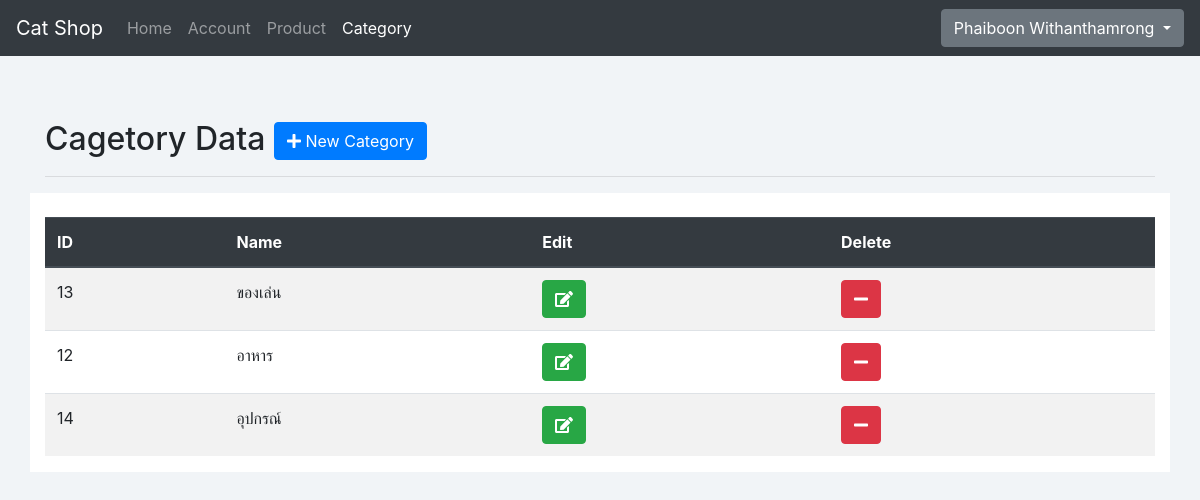
The page /auth/category.php (signed in) on the database its author committed.
### tables this page shows
CREATE TABLE `account` (
  `id` int(3) NOT NULL,
  `username` varchar(20) NOT NULL,
  `password` varchar(20) NOT NULL,
  `firstname` varchar(30) NOT NULL,
  `lastname` varchar(30) NOT NULL,
  `type` int(1) NOT NULL
);

CREATE TABLE `category` (
  `catId` int(11) NOT NULL,
  `catName` varchar(20) NOT NULL
);

### auth/config/islogged.php (called while the page is built, shortened)
<?php
  require_once("connect.php");
  $id = $_SESSION['id'];
  if ($id) {
    $sql = "SELECT * FROM account WHERE account.id = '$id'";
    $qry = mysqli_query($conn, $sql);
    $data = mysqli_fetch_array($qry);
    $rows = mysqli_num_rows($qry);
    $type = $data['type'];
    if ($type != 0 || $rows != 1) {
      echo "<meta http-equiv='refresh' content='0; url=./login.php'>";
    } else
    $fullname = $data['firstname'] . ' ' .$data['lastname'];
  } else {
    echo "<meta http-equiv='refresh' content='0; url=./login.php'>";
  }
?>

### auth/pages/category.page.php (the view)
<?php
  $sql = "SELECT * FROM category";
  $qry = mysqli_query($conn, $sql);
?>
<div class="container pt-3 fade-in">
  <h2>Cagetory Data <a href="category_new.php" class="btn btn-primary"><i class="fas fa-plus"></i> New Category</a>
  </h2>
  <hr>
  <div class="row bg-white pt-4 mb-5">
    <div class="col-12">
      <table class="table table-striped">
        <thead class="thead-dark">
          <th>ID</th>
          <th>Name</th>
          <th>Edit</th>
          <th>Delete</th>
        </thead>
        <tbody>
          <?php
            while ($data = mysqli_fetch_array($qry)) {
              $linkEdit = 'category_edit.php?catId=' .$data['catId'];
              $linkDel = './controllers/category_del.controller.php?catId=' .$data['catId'];
              echo "
                <tr>
                  <td>$data[catId]</td>
                  <td>$data[catName]</td>
                  <td><a href='$linkEdit' class='btn btn-success'><i class='fas fa-edit'></i></a></td>
                  <td><button class='btn btn-danger' onclick='onDelete(`$linkDel`)'><i class='fas fa-minus'></i></button></td>
                </tr>
              ";
            }
          ?>
        </tbody>
      </table>
    </div>
  </div>
</div>

### auth/layouts/navbar.php (shortened to what this page needs)
<nav class="navbar navbar-dark bg-dark navbar-expand-lg mb-5">
  <a class="navbar-brand" href="./home.php">Cat Shop</a>
  <div class="collapse navbar-collapse" id="navbarSupportedContent">
    <ul class="navbar-nav mr-auto">
      <li class="nav-item">
        <a class="nav-link" href="./home.php">Home</a>
      </li>
      <li class="nav-item">
        <a class="nav-link" href="./account.php">Account </a>
      </li>
      <li class="nav-item">
        <a class="nav-link" href="./product.php">Product</a>
      </li>
      <li class="nav-item">
        <a class="nav-link" href="./category.php">Category</a>
      </li>
    </ul>
    <div class="form-inline my-2 my-lg-0">
      <div class='dropdown'>
        <button class='btn btn-secondary dropdown-toggle' type='button' data-toggle='dropdown' aria-haspopup='true'
          aria-expanded='false'>
          <?php echo $fullname ?>
        </button>
      </div>
    </div>
  </div>
</nav>

### public/css/style.css (style rules this page uses)
.fade-in { animation: fadeIn ease 1s; }

### rows shown on the page
account: fullname "Phaiboon Withanthamrong"
category: catId "13", catName "ของเล่น"
category: catId "12", catName "อาหาร"
category: catId "14", catName "อุปกรณ์"
